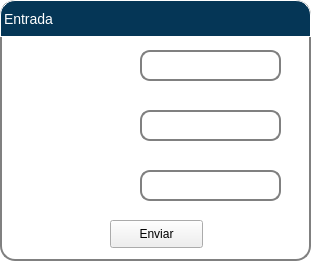
   <widget class="QGroupBox" name="Entrada">
    <property name="geometry">
     <rect>
      <x>600</x>
      <y>80</y>
      <width>311</width>
      <height>261</height>
     </rect>
    </property>
    <property name="sizePolicy">
     <sizepolicy hsizetype="Preferred" vsizetype="Preferred">
      <horstretch>0</horstretch>
      <verstretch>0</verstretch>
     </sizepolicy>
    </property>
    <property name="palette">
     <palette>
      <active>
       <colorrole role="WindowText">
        <brush brushstyle="SolidPattern">
         <color alpha="255">
          <red>0</red>
          <green>0</green>
          <blue>0</blue>
         </color>
        </brush>
       </colorrole>
       <colorrole role="Button">
        <brush brushstyle="SolidPattern">
         <color alpha="0">
          <red>0</red>
          <green>0</green>
          <blue>0</blue>
         </color>
        </brush>
       </colorrole>
       <colorrole role="Light">
        <brush brushstyle="SolidPattern">
         <color alpha="255">
          <red>211</red>
          <green>211</green>
          <blue>211</blue>
         </color>
        </brush>
       </colorrole>
       <colorrole role="Midlight">
        <brush brushstyle="SolidPattern">
         <color alpha="255">
          <red>176</red>
          <green>176</green>
          <blue>176</blue>
         </color>
        </brush>
       </colorrole>
       <colorrole role="Dark">
        <brush brushstyle="SolidPattern">
         <color alpha="255">
          <red>70</red>
          <green>70</green>
          <blue>70</blue>
         </color>
        </brush>
       </colorrole>
       <colorrole role="Mid">
        <brush brushstyle="SolidPattern">
         <color alpha="255">
          <red>94</red>
          <green>94</green>
          <blue>94</blue>
         </color>
        </brush>
       </colorrole>
       <colorrole role="Text">
        <brush brushstyle="SolidPattern">
         <color alpha="255">
          <red>0</red>
          <green>0</green>
          <blue>0</blue>
         </color>
        </brush>
       </colorrole>
       <colorrole role="BrightText">
        <brush brushstyle="SolidPattern">
         <color alpha="255">
          <red>255</red>
          <green>255</green>
          <blue>255</blue>
         </color>
        </brush>
       </colorrole>
       <colorrole role="ButtonText">
        <brush brushstyle="SolidPattern">
         <color alpha="255">
          <red>0</red>
          <green>0</green>
          <blue>0</blue>
         </color>
        </brush>
       </colorrole>
       <colorrole role="Base">
        <brush brushstyle="SolidPattern">
         <color alpha="0">
          <red>0</red>
          <green>0</green>
          <blue>0</blue>
         </color>
        </brush>
       </colorrole>
       <colorrole role="Window">
        <brush brushstyle="SolidPattern">
         <color alpha="0">
          <red>0</red>
          <green>0</green>
          <blue>0</blue>
         </color>
        </brush>
       </colorrole>
       <colorrole role="Shadow">
        <brush brushstyle="SolidPattern">
         <color alpha="255">
          <red>0</red>
          <green>0</green>
          <blue>0</blue>
         </color>
        </brush>
       </colorrole>
       <colorrole role="AlternateBase">
        <brush brushstyle="SolidPattern">
         <color alpha="255">
          <red>198</red>
          <green>198</green>
          <blue>198</blue>
         </color>
        </brush>
       </colorrole>
       <colorrole role="ToolTipBase">
        <brush brushstyle="SolidPattern">
         <color alpha="255">
          <red>255</red>
          <green>255</green>
          <blue>220</blue>
         </color>
        </brush>
       </colorrole>
       <colorrole role="ToolTipText">
        <brush brushstyle="SolidPattern">
         <color alpha="255">
          <red>0</red>
          <green>0</green>
          <blue>0</blue>
         </color>
        </brush>
       </colorrole>
       <colorrole role="PlaceholderText">
        <brush brushstyle="SolidPattern">
         <color alpha="128">
          <red>0</red>
          <green>0</green>
          <blue>0</blue>
         </color>
        </brush>
       </colorrole>
      </active>
      <inactive>
       <colorrole role="WindowText">
        <brush brushstyle="SolidPattern">
         <color alpha="255">
          <red>0</red>
          <green>0</green>
          <blue>0</blue>
         </color>
        </brush>
       </colorrole>
       <colorrole role="Button">
        <brush brushstyle="SolidPattern">
         <color alpha="0">
          <red>0</red>
          <green>0</green>
          <blue>0</blue>
         </color>
        </brush>
       </colorrole>
       <colorrole role="Light">
        <brush brushstyle="SolidPattern">
         <color alpha="255">
          <red>211</red>
          <green>211</green>
          <blue>211</blue>
         </color>
        </brush>
       </colorrole>
       <colorrole role="Midlight">
        <brush brushstyle="SolidPattern">
         <color alpha="255">
          <red>176</red>
          <green>176</green>
          <blue>176</blue>
         </color>
        </brush>
       </colorrole>
       <colorrole role="Dark">
        <brush brushstyle="SolidPattern">
         <color alpha="255">
          <red>70</red>
          <green>70</green>
          <blue>70</blue>
         </color>
        </brush>
       </colorrole>
       <colorrole role="Mid">
        <brush brushstyle="SolidPattern">
         <color alpha="255">
          <red>94</red>
          <green>94</green>
          <blue>94</blue>
         </color>
        </brush>
       </colorrole>
       <colorrole role="Text">
        <brush brushstyle="SolidPattern">
         <color alpha="255">
          <red>0</red>
          <green>0</green>
          <blue>0</blue>
         </color>
        </brush>
       </colorrole>
       <colorrole role="BrightText">
        <brush brushstyle="SolidPattern">
         <color alpha="255">
          <red>255</red>
          <green>255</green>
          <blue>255</blue>
         </color>
        </brush>
       </colorrole>
       <colorrole role="ButtonText">
        <brush brushstyle="SolidPattern">
         <color alpha="255">
          <red>0</red>
          <green>0</green>
          <blue>0</blue>
         </color>
        </brush>
       </colorrole>
       <colorrole role="Base">
        <brush brushstyle="SolidPattern">
         <color alpha="0">
          <red>0</red>
          <green>0</green>
          <blue>0</blue>
         </color>
        </brush>
       </colorrole>
       <colorrole role="Window">
        <brush brushstyle="SolidPattern">
         <color alpha="0">
          <red>0</red>
          <green>0</green>
          <blue>0</blue>
         </color>
        </brush>
       </colorrole>
       <colorrole role="Shadow">
        <brush brushstyle="SolidPattern">
         <color alpha="255">
          <red>0</red>
          <green>0</green>
          <blue>0</blue>
         </color>
        </brush>
       </colorrole>
       <colorrole role="AlternateBase">
        <brush brushstyle="SolidPattern">
         <color alpha="255">
          <red>198</red>
          <green>198</green>
          <blue>198</blue>
         </color>
        </brush>
       </colorrole>
       <colorrole role="ToolTipBase">
        <brush brushstyle="SolidPattern">
         <color alpha="255">
          <red>255</red>
          <green>255</green>
          <blue>220</blue>
         </color>
        </brush>
       </colorrole>
       <colorrole role="ToolTipText">
        <brush brushstyle="SolidPattern">
         <color alpha="255">
          <red>0</red>
          <green>0</green>
          <blue>0</blue>
         </color>
        </brush>
       </colorrole>
       <colorrole role="PlaceholderText">
        <brush brushstyle="SolidPattern">
         <color alpha="128">
          <red>0</red>
          <green>0</green>
          <blue>0</blue>
         </color>
        </brush>
       </colorrole>
      </inactive>
      <disabled>
       <colorrole role="WindowText">
        <brush brushstyle="SolidPattern">
         <color alpha="255">
          <red>70</red>
          <green>70</green>
          <blue>70</blue>
         </color>
        </brush>
       </colorrole>
       <colorrole role="Button">
        <brush brushstyle="SolidPattern">
         <color alpha="0">
          <red>0</red>
          <green>0</green>
          <blue>0</blue>
         </color>
        </brush>
       </colorrole>
       <colorrole role="Light">
        <brush brushstyle="SolidPattern">
         <color alpha="255">
          <red>211</red>
          <green>211</green>
          <blue>211</blue>
         </color>
        </brush>
       </colorrole>
       <colorrole role="Midlight">
        <brush brushstyle="SolidPattern">
         <color alpha="255">
          <red>176</red>
          <green>176</green>
          <blue>176</blue>
         </color>
        </brush>
       </colorrole>
       <colorrole role="Dark">
        <brush brushstyle="SolidPattern">
         <color alpha="255">
          <red>70</red>
          <green>70</green>
          <blue>70</blue>
         </color>
        </brush>
       </colorrole>
       <colorrole role="Mid">
        <brush brushstyle="SolidPattern">
         <color alpha="255">
          <red>94</red>
          <green>94</green>
          <blue>94</blue>
         </color>
        </brush>
       </colorrole>
       <colorrole role="Text">
        <brush brushstyle="SolidPattern">
         <color alpha="255">
          <red>70</red>
          <green>70</green>
          <blue>70</blue>
         </color>
        </brush>
       </colorrole>
       <colorrole role="BrightText">
        <brush brushstyle="SolidPattern">
         <color alpha="255">
          <red>255</red>
          <green>255</green>
          <blue>255</blue>
         </color>
        </brush>
       </colorrole>
       <colorrole role="ButtonText">
        <brush brushstyle="SolidPattern">
         <color alpha="255">
          <red>70</red>
          <green>70</green>
          <blue>70</blue>
         </color>
        </brush>
       </colorrole>
       <colorrole role="Base">
        <brush brushstyle="SolidPattern">
         <color alpha="0">
          <red>0</red>
          <green>0</green>
          <blue>0</blue>
         </color>
        </brush>
       </colorrole>
       <colorrole role="Window">
        <brush brushstyle="SolidPattern">
         <color alpha="0">
          <red>0</red>
          <green>0</green>
          <blue>0</blue>
         </color>
        </brush>
       </colorrole>
       <colorrole role="Shadow">
        <brush brushstyle="SolidPattern">
         <color alpha="255">
          <red>0</red>
          <green>0</green>
          <blue>0</blue>
         </color>
        </brush>
       </colorrole>
       <colorrole role="AlternateBase">
        <brush brushstyle="SolidPattern">
         <color alpha="255">
          <red>141</red>
          <green>141</green>
          <blue>141</blue>
         </color>
        </brush>
       </colorrole>
       <colorrole role="ToolTipBase">
        <brush brushstyle="SolidPattern">
         <color alpha="255">
          <red>255</red>
          <green>255</green>
          <blue>220</blue>
         </color>
        </brush>
       </colorrole>
       <colorrole role="ToolTipText">
        <brush brushstyle="SolidPattern">
         <color alpha="255">
          <red>0</red>
          <green>0</green>
          <blue>0</blue>
         </color>
        </brush>
       </colorrole>
       <colorrole role="PlaceholderText">
        <brush brushstyle="SolidPattern">
         <color alpha="128">
          <red>0</red>
          <green>0</green>
          <blue>0</blue>
         </color>
        </brush>
       </colorrole>
      </disabled>
     </palette>
    </property>
    <property name="font">
     <font>
      <family>MS UI Gothic</family>
      <pointsize>16</pointsize>
      <weight>50</weight>
      <italic>false</italic>
      <bold>false</bold>
      <underline>false</underline>
      <strikeout>false</strikeout>
      <kerning>true</kerning>
     </font>
    </property>
    <property name="focusPolicy">
     <enum>Qt::NoFocus</enum>
    </property>
    <property name="toolTip">
     <string extracomment="kkkkkkkkk"/>
    </property>
    <property name="autoFillBackground">
     <bool>false</bool>
    </property>
    <property name="styleSheet">
     <string notr="true">
QFrame {
	border: 1px solid #FF17365D;
}

QGroupBox {
	background-color:transparent;
	border-radius: 15px;
	border:2px solid gray;
}

</string>
    </property>
    <property name="title">
     <string>Conexão</string>
    </property>
    <property name="alignment">
     <set>Qt::AlignCenter</set>
    </property>
    <property name="flat">
     <bool>false</bool>
    </property>
    <property name="checkable">
     <bool>false</bool>
    </property>
    <widget class="QLabel" name="e_Titulo">
     <property name="geometry">
      <rect>
       <x>0</x>
       <y>0</y>
       <width>311</width>
       <height>37</height>
      </rect>
     </property>
     <property name="palette">
      <palette>
       <active>
        <colorrole role="WindowText">
         <brush brushstyle="SolidPattern">
          <color alpha="255">
           <red>255</red>
           <green>255</green>
           <blue>255</blue>
          </color>
         </brush>
        </colorrole>
        <colorrole role="Button">
         <brush brushstyle="SolidPattern">
          <color alpha="255">
           <red>5</red>
           <green>54</green>
           <blue>86</blue>
          </color>
         </brush>
        </colorrole>
        <colorrole role="Text">
         <brush brushstyle="SolidPattern">
          <color alpha="255">
           <red>255</red>
           <green>255</green>
           <blue>255</blue>
          </color>
         </brush>
        </colorrole>
        <colorrole role="ButtonText">
         <brush brushstyle="SolidPattern">
          <color alpha="255">
           <red>255</red>
           <green>255</green>
           <blue>255</blue>
          </color>
         </brush>
        </colorrole>
        <colorrole role="Base">
         <brush brushstyle="SolidPattern">
          <color alpha="255">
           <red>5</red>
           <green>54</green>
           <blue>86</blue>
          </color>
         </brush>
        </colorrole>
        <colorrole role="Window">
         <brush brushstyle="SolidPattern">
          <color alpha="255">
           <red>5</red>
           <green>54</green>
           <blue>86</blue>
          </color>
         </brush>
        </colorrole>
        <colorrole role="PlaceholderText">
         <brush brushstyle="NoBrush">
          <color alpha="128">
           <red>255</red>
           <green>255</green>
           <blue>255</blue>
          </color>
         </brush>
        </colorrole>
       </active>
       <inactive>
        <colorrole role="WindowText">
         <brush brushstyle="SolidPattern">
          <color alpha="255">
           <red>255</red>
           <green>255</green>
           <blue>255</blue>
          </color>
         </brush>
        </colorrole>
        <colorrole role="Button">
         <brush brushstyle="SolidPattern">
          <color alpha="255">
           <red>5</red>
           <green>54</green>
           <blue>86</blue>
          </color>
         </brush>
        </colorrole>
        <colorrole role="Text">
         <brush brushstyle="SolidPattern">
          <color alpha="255">
           <red>255</red>
           <green>255</green>
           <blue>255</blue>
          </color>
         </brush>
        </colorrole>
        <colorrole role="ButtonText">
         <brush brushstyle="SolidPattern">
          <color alpha="255">
           <red>255</red>
           <green>255</green>
           <blue>255</blue>
          </color>
         </brush>
        </colorrole>
        <colorrole role="Base">
         <brush brushstyle="SolidPattern">
          <color alpha="255">
           <red>5</red>
           <green>54</green>
           <blue>86</blue>
          </color>
         </brush>
        </colorrole>
        <colorrole role="Window">
         <brush brushstyle="SolidPattern">
          <color alpha="255">
           <red>5</red>
           <green>54</green>
           <blue>86</blue>
          </color>
         </brush>
        </colorrole>
        <colorrole role="PlaceholderText">
         <brush brushstyle="NoBrush">
          <color alpha="128">
           <red>255</red>
           <green>255</green>
           <blue>255</blue>
          </color>
         </brush>
        </colorrole>
       </inactive>
       <disabled>
        <colorrole role="WindowText">
         <brush brushstyle="SolidPattern">
          <color alpha="255">
           <red>255</red>
           <green>255</green>
           <blue>255</blue>
          </color>
         </brush>
        </colorrole>
        <colorrole role="Button">
         <brush brushstyle="SolidPattern">
          <color alpha="255">
           <red>5</red>
           <green>54</green>
           <blue>86</blue>
          </color>
         </brush>
        </colorrole>
        <colorrole role="Text">
         <brush brushstyle="SolidPattern">
          <color alpha="255">
           <red>255</red>
           <green>255</green>
           <blue>255</blue>
          </color>
         </brush>
        </colorrole>
        <colorrole role="ButtonText">
         <brush brushstyle="SolidPattern">
          <color alpha="255">
           <red>255</red>
           <green>255</green>
           <blue>255</blue>
          </color>
         </brush>
        </colorrole>
        <colorrole role="Base">
         <brush brushstyle="SolidPattern">
          <color alpha="255">
           <red>5</red>
           <green>54</green>
           <blue>86</blue>
          </color>
         </brush>
        </colorrole>
        <colorrole role="Window">
         <brush brushstyle="SolidPattern">
          <color alpha="255">
           <red>5</red>
           <green>54</green>
           <blue>86</blue>
          </color>
         </brush>
        </colorrole>
        <colorrole role="PlaceholderText">
         <brush brushstyle="NoBrush">
          <color alpha="128">
           <red>255</red>
           <green>255</green>
           <blue>255</blue>
          </color>
         </brush>
        </colorrole>
       </disabled>
      </palette>
     </property>
     <property name="styleSheet">
      <string notr="true">QLabel {
    qproperty-alignment: AlignCenter;
	border: 1px solid rgb(255, 255, 255);
	border-top-left-radius: 15px;
	border-top-right-radius: 15px;
	background-color: rgb(5, 54, 86);
	padding: 5px 0px;
	color: rgb(255, 255, 255);
	max-height: 25px;
    font-size: 14px;
}</string>
     </property>
     <property name="text">
      <string>Entrada</string>
     </property>
    </widget>
    <widget class="QLabel" name="e_Posicao">
     <property name="geometry">
      <rect>
       <x>20</x>
       <y>50</y>
       <width>111</width>
       <height>31</height>
      </rect>
     </property>
     <property name="palette">
      <palette>
       <active>
        <colorrole role="WindowText">
         <brush brushstyle="SolidPattern">
          <color alpha="255">
           <red>255</red>
           <green>255</green>
           <blue>255</blue>
          </color>
         </brush>
        </colorrole>
       </active>
       <inactive>
        <colorrole role="WindowText">
         <brush brushstyle="SolidPattern">
          <color alpha="255">
           <red>255</red>
           <green>255</green>
           <blue>255</blue>
          </color>
         </brush>
        </colorrole>
       </inactive>
       <disabled>
        <colorrole role="WindowText">
         <brush brushstyle="SolidPattern">
          <color alpha="255">
           <red>70</red>
           <green>70</green>
           <blue>70</blue>
          </color>
         </brush>
        </colorrole>
       </disabled>
      </palette>
     </property>
     <property name="styleSheet">
      <string notr="true">QLabel{
border: transparent;
}</string>
     </property>
     <property name="frameShape">
      <enum>QFrame::NoFrame</enum>
     </property>
     <property name="text">
      <string>Posição (cm):</string>
     </property>
     <property name="alignment">
      <set>Qt::AlignRight|Qt::AlignTrailing|Qt::AlignVCenter</set>
     </property>
    </widget>
    <widget class="QLabel" name="e_Vel">
     <property name="geometry">
      <rect>
       <x>20</x>
       <y>110</y>
       <width>111</width>
       <height>31</height>
      </rect>
     </property>
     <property name="palette">
      <palette>
       <active>
        <colorrole role="WindowText">
         <brush brushstyle="SolidPattern">
          <color alpha="255">
           <red>255</red>
           <green>255</green>
           <blue>255</blue>
          </color>
         </brush>
        </colorrole>
       </active>
       <inactive>
        <colorrole role="WindowText">
         <brush brushstyle="SolidPattern">
          <color alpha="255">
           <red>255</red>
           <green>255</green>
           <blue>255</blue>
          </color>
         </brush>
        </colorrole>
       </inactive>
       <disabled>
        <colorrole role="WindowText">
         <brush brushstyle="SolidPattern">
          <color alpha="255">
           <red>70</red>
           <green>70</green>
           <blue>70</blue>
          </color>
         </brush>
        </colorrole>
       </disabled>
      </palette>
     </property>
     <property name="layoutDirection">
      <enum>Qt::LeftToRight</enum>
     </property>
     <property name="styleSheet">
      <string notr="true">QLabel{
border: transparent;
}</string>
     </property>
     <property name="frameShape">
      <enum>QFrame::NoFrame</enum>
     </property>
     <property name="text">
      <string>Velocidade (cm/s):</string>
     </property>
     <property name="alignment">
      <set>Qt::AlignRight|Qt::AlignTrailing|Qt::AlignVCenter</set>
     </property>
    </widget>
    <widget class="QLabel" name="e_Torque">
     <property name="geometry">
      <rect>
       <x>20</x>
       <y>170</y>
       <width>111</width>
       <height>31</height>
      </rect>
     </property>
     <property name="palette">
      <palette>
       <active>
        <colorrole role="WindowText">
         <brush brushstyle="SolidPattern">
          <color alpha="255">
           <red>255</red>
           <green>255</green>
           <blue>255</blue>
          </color>
         </brush>
        </colorrole>
       </active>
       <inactive>
        <colorrole role="WindowText">
         <brush brushstyle="SolidPattern">
          <color alpha="255">
           <red>255</red>
           <green>255</green>
           <blue>255</blue>
          </color>
         </brush>
        </colorrole>
       </inactive>
       <disabled>
        <colorrole role="WindowText">
         <brush brushstyle="SolidPattern">
          <color alpha="255">
           <red>70</red>
           <green>70</green>
           <blue>70</blue>
          </color>
         </brush>
        </colorrole>
       </disabled>
      </palette>
     </property>
     <property name="styleSheet">
      <string notr="true">QLabel{
border: transparent;
}</string>
     </property>
     <property name="frameShape">
      <enum>QFrame::NoFrame</enum>
     </property>
     <property name="text">
      <string>Torque (N.cm):</string>
     </property>
     <property name="alignment">
      <set>Qt::AlignRight|Qt::AlignTrailing|Qt::AlignVCenter</set>
     </property>
    </widget>
    <widget class="QPushButton" name="botao_Enviar">
     <property name="geometry">
      <rect>
       <x>110</x>
       <y>220</y>
       <width>93</width>
       <height>28</height>
      </rect>
     </property>
     <property name="text">
      <string>Enviar</string>
     </property>
    </widget>
    <widget class="QLineEdit" name="line_Posicao">
     <property name="geometry">
      <rect>
       <x>140</x>
       <y>50</y>
       <width>141</width>
       <height>31</height>
      </rect>
     </property>
     <property name="styleSheet">
      <string notr="true">QLineEdit{
border: 2px solid gray;
border-radius: 10px;
padding: 0 8px;
background: white;
selection-background-color: white;
}</string>
     </property>
    </widget>
    <widget class="QLineEdit" name="line_Vel">
     <property name="geometry">
      <rect>
       <x>140</x>
       <y>110</y>
       <width>141</width>
       <height>31</height>
      </rect>
     </property>
     <property name="styleSheet">
      <string notr="true">QLineEdit{
border: 2px solid gray;
border-radius: 10px;
padding: 0 8px;
background: white;
selection-background-color: white;
}</string>
     </property>
    </widget>
    <widget class="QLineEdit" name="line_Torque">
     <property name="geometry">
      <rect>
       <x>140</x>
       <y>170</y>
       <width>141</width>
       <height>31</height>
      </rect>
     </property>
     <property name="styleSheet">
      <string notr="true">QLineEdit{
border: 2px solid gray;
border-radius: 10px;
padding: 0 8px;
background: white;
selection-background-color: white;
}</string>
     </property>
    </widget>
   </widget>
